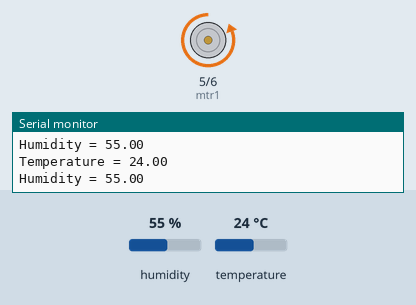
Recording of a sketch running on a simulated Arduino Uno, built with avr-gcc and run on an emulated ATmega328P. On the bench: motor-driver pin pairs drawn as motors (green arrow = first pin HIGH = forward, orange = second pin HIGH = backward, longer = more drive), the last lines printed to the serial monitor. The test bench sets the inputs (shaded band); at power-on: temperature 24 °C, humidity 55 %.

Above: at 2.8 s.
2.9 s: temperature set to 33 °C
5.6 s: temperature set to 36 °C
At 7.1 s:
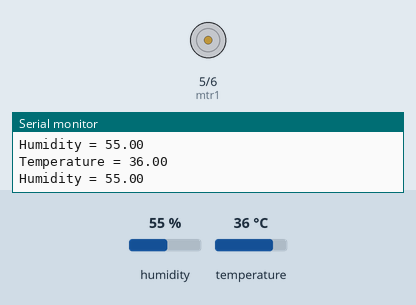
Timing chart, 0 to 8.6 s (numbered marks = the images above; inputs shaded):
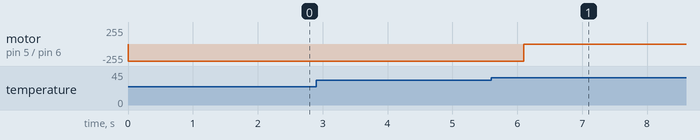

The sketch:

sketch_oct23c.ino
```cpp
#include <dht.h>

dht DHT;
int mtr1=5;
int mtr2=6;

#define DHT11_PIN 8

void setup(){
  Serial.begin(9600);
  pinMode(mtr1,OUTPUT);
  pinMode(mtr2,OUTPUT);
  digitalWrite(mtr1,LOW);
  digitalWrite(mtr2,55);


}

void loop()
{


  int chk = DHT.read11(DHT11_PIN);
  Serial.print("Temperature = ");
  Serial.println(DHT.temperature);
 if(DHT.temperature>34){
  digitalWrite(mtr1,LOW);
    digitalWrite(mtr2,0);
 }
  Serial.print("Humidity = ");
  Serial.println(DHT.humidity);
  delay(2000);
//  while(DHT.temperature<50)


}
```

Measured:
- the behaviour switches between 34 and 35 °C on temperature (found by bisection; images 0 and 1)
- after the input at 5.6 s, motor on pin 5 (mtr1) / pin 6 (mtr2): backward 255/255 → stopped after 0.50 s
